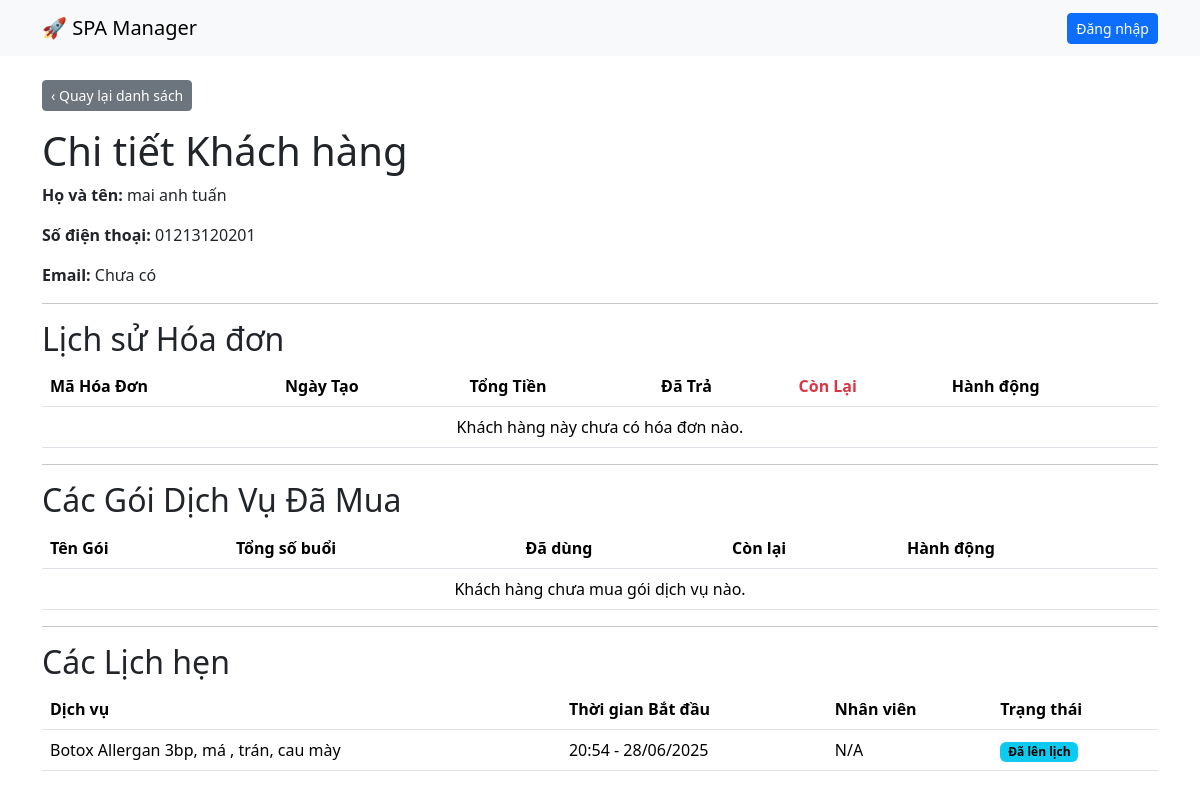
The page /customers/3/ on the database its author committed.
### sales/models.py (models this page shows, shortened)
class Customer(models.Model):
    profile_code = models.CharField(max_length=50, unique=True, blank=True, null=True, help_text="Mã hồ sơ hoặc mã khách hàng thân thiết")
    full_name = models.CharField(max_length=100)
    phone_number = models.CharField(max_length=15, unique=True)
    email = models.EmailField(blank=True, null=True)
    created_at = models.DateTimeField(default=timezone.now)

class Appointment(models.Model):
    STATUS_CHOICES = [('scheduled', 'Đã lên lịch'), ('completed', 'Đã hoàn thành'), ('cancelled', 'Đã hủy'),]
    customer = models.ForeignKey(Customer, on_delete=models.CASCADE, related_name='appointments')
    service = models.ForeignKey(Service, on_delete=models.SET_NULL, null=True, blank=True)
    staff = models.ForeignKey(User, on_delete=models.SET_NULL, null=True, blank=True, related_name='appointments')
    start_time = models.DateTimeField()
    end_time = models.DateTimeField()
    status = models.CharField(max_length=20, choices=STATUS_CHOICES, default='scheduled')
    notes = models.TextField(blank=True, null=True)

class Service(models.Model):
    name = models.CharField(max_length=255)
    price = models.DecimalField(max_digits=12, decimal_places=2)
    description = models.TextField(blank=True, null=True)
    is_active = models.BooleanField(default=True)

### sales/views.py (the view)
# urls.py: path('customers/<int:customer_id>/', views.customer_detail_view, name='customer_detail'),
def customer_detail_view(request, customer_id):
    customer = get_object_or_404(Customer, id=customer_id)
    context = {'page_title': f'Chi tiết: {customer.full_name}', 'customer': customer}
    return render(request, 'sales/customer_detail.html', context)

### sales/templates/sales/customer_detail.html (shortened to what this page needs)
{% extends 'sales/base.html' %}
{% block content %}
  <div class="d-flex justify-content-between align-items-center mb-3">
    <a href="{% url 'customer_list' %}" class="btn btn-secondary btn-sm">‹ Quay lại danh sách</a>
  </div>
  <h1>Chi tiết Khách hàng</h1>
  <p><strong>Họ và tên:</strong> {{ customer.full_name }}</p>
  <p><strong>Số điện thoại:</strong> {{ customer.phone_number }}</p>
  <p><strong>Email:</strong> {{ customer.email|default:"Chưa có" }}</p>
  <hr>
  <h2>Lịch sử Hóa đơn</h2>
  <table class="table table-hover">
    <thead>
      <tr>
        <th>Mã Hóa Đơn</th>
        <th>Ngày Tạo</th>
        <th>Tổng Tiền</th>
        <th>Đã Trả</th>
        <th class="text-danger">Còn Lại</th>
        <th>Hành động</th>
      </tr>
    </thead>
    <tbody>
      {% for invoice in invoices %}
      <tr>
        <td>#{{ invoice.id }}</td>
        <td>{{ invoice.created_at|date:"H:i - d/m/Y" }}</td>
        <td>{{ invoice.final_amount|floatformat:0 }}đ</td>
        <td>{{ invoice.paid_amount|floatformat:0 }}đ</td>
        <td class="text-danger fw-bold">{{ invoice.amount_due|floatformat:0 }}đ</td>
        <td>
          {% if invoice.status == 'unpaid' and perms.sales.add_payment %}
            <a href="{% url 'record_payment' invoice.id %}" class="btn btn-sm btn-warning">Thanh toán</a>
          {% else %}
            <span class="badge text-bg-success">Hoàn thành</span>
          {% endif %}
        </td>
      </tr>
      {% empty %}
      <tr>
        <td colspan="6" class="text-center">Khách hàng này chưa có hóa đơn nào.</td>
      </tr>
      {% endfor %}
    </tbody>
  </table>
  <hr>
  <h2>Các Gói Dịch Vụ Đã Mua</h2>
    <table class="table">
        <thead>
            <tr>
                <th>Tên Gói</th>
                <th>Tổng số buổi</th>
                <th>Đã dùng</th>
                <th>Còn lại</th>
                <th>Hành động</th>
            </tr>
        </thead>
        <tbody>
            {% for detail in customer_invoice_details_packages %}
            <tr>
                <td>{{ detail.service_package.name }}</td>
                <td>{{ detail.service_package.total_sessions }}</td>
                <td>{{ detail.times_used }}</td>
                <td>{{ detail.sessions_left }}</td>
                <td>
                    {% if detail.sessions_left > 0 and perms.sales.add_packageusagehistory %}
                    <form action="{% url 'use_package' detail.id %}" method="post" class="d-inline">
                        {% csrf_token %}
                        <button type="submit" class="btn btn-sm btn-info">Sử dụng</button>
                    </form>
                    {% else %}
                    <span class="text-muted">Đã hết</span>
                    {% endif %}
                </td>
            </tr>
            {% empty %}
            <tr>
                <td colspan="5" class="text-center">Khách hàng chưa mua gói dịch vụ nào.</td>
            </tr>
            {% endfor %}
        </tbody>
    </table>
  <hr>
  <h2>Các Lịch hẹn</h2>
  <table class="table">
      <thead>
          <tr>
              <th>Dịch vụ</th>
              <th>Thời gian Bắt đầu</th>
              <th>Nhân viên</th>
              <th>Trạng thái</th>
          </tr>
      </thead>
      <tbody>
          {% for appt in customer.appointments.all %}
          <tr>
              <td>{{ appt.service.name }}</td>
              <td>{{ appt.start_time|date:"H:i - d/m/Y" }}</td>
              <td>{{ appt.staff.username|default:"N/A" }}</td>
              <td><span class="badge text-bg-info">{{ appt.get_status_display }}</span></td>
          </tr>
          {% empty %}
          <tr>
              <td colspan="4" class="text-center">Chưa có lịch hẹn nào.</td>
          </tr>
          {% endfor %}
      </tbody>
  </table>
{% endblock %}

### rows shown on the page
Customer: full_name "mai anh tuấn", phone_number "01213120201", email "Chưa có"
Appointment: service.name "Botox Allergan 3bp, má , trán, cau mày", start_time "20:54 - 28/06/2025", staff.username "N/A", status "Đã lên lịch"
